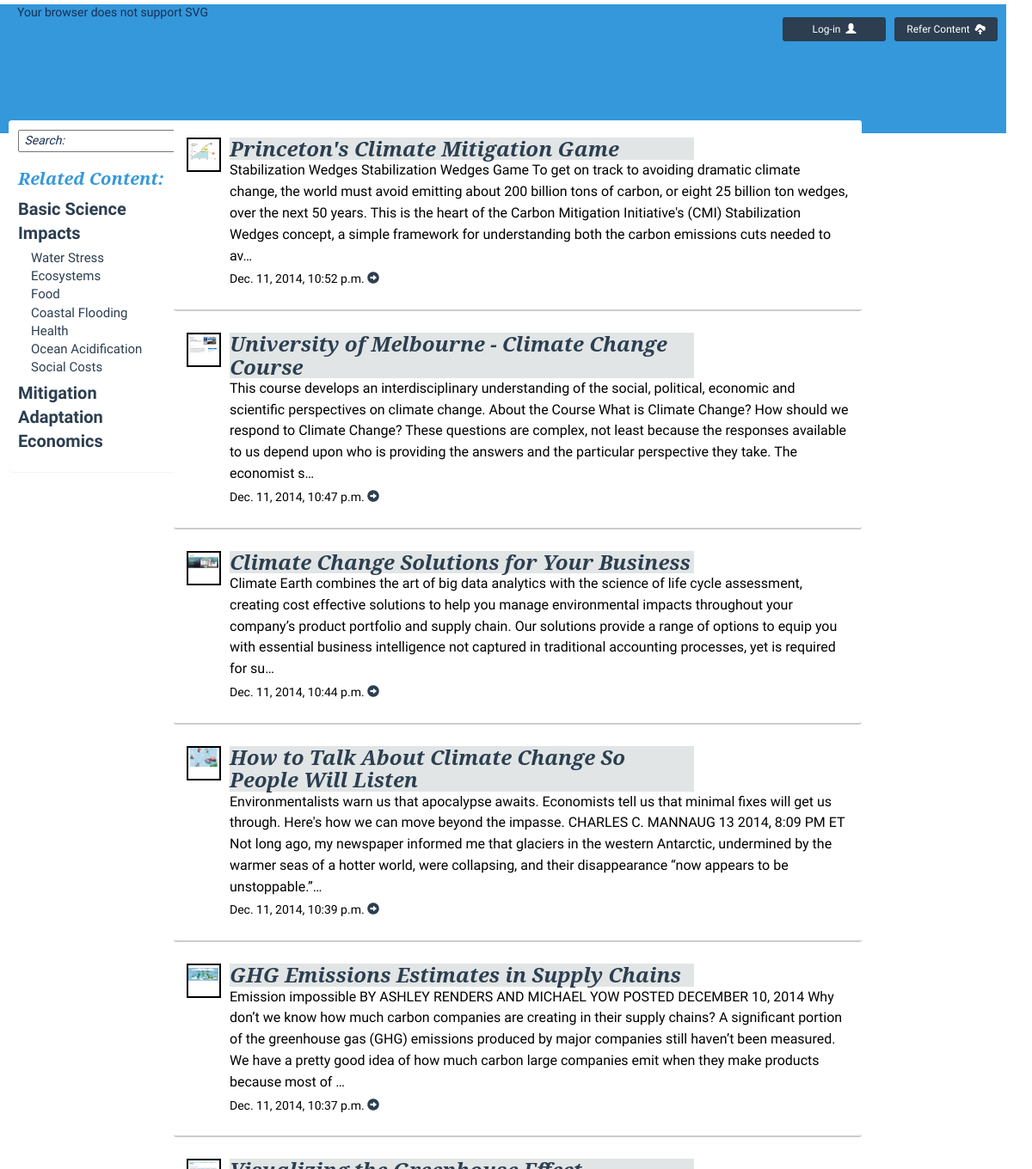
The page / on the database its author committed.
### tiles/models.py (models this page shows, shortened)
class ProfileImage(models.Model):
    image = StdImageField(upload_to='%Y/%m/%d', blank=True)
    date = models.DateTimeField(auto_now=True, blank=True, default=datetime.date.today())
    description = models.TextField(max_length=20000, blank=True)
    title = models.TextField(max_length=200, blank=True)
    weblink = models.TextField(max_length=200, blank=True)
    slug = models.SlugField()

### tiles/views.py (the view, shortened to what this page needs)
# urls.py: url(r'^$', ProfileImageIndexView.as_view(), name='home'),
class ProfileImageIndexView(generic.ListView, generic.FormView):
    model = ProfileImage
    template_name = 'tiles/profile_image_view.html'
    context_object_name = 'images'
    form_class = ProfileImageForm
    def get_queryset(self):
        return ProfileImage.objects.filter(date__lte=timezone.now()).order_by('-date')[:]

### tiles/forms.py
class ProfileImageForm(forms.Form):
	title = forms.CharField(
      widget = forms.TextInput(attrs = {'cols': 40, 'rows': 1, 'class' : 'titleclass'}), required=False, label="Tile:")
	text = forms.CharField(
      widget = forms.Textarea(attrs = {'cols': 40, 'rows': 10, 'class' : 'textclass'}), required=False, label="Description:")
	image = forms.FileField(label='Upload a cool picture.')
	weblink = forms.CharField(
      widget = forms.TextInput(attrs = {'cols': 40, 'rows': 1, 'class' : 'weblinkclass'}), required=False, label="Weblink:")

### NJM/templates/tiles/profile_image_view.html (shortened to what this page needs)
<!DOCTYPE html>
<html lang="en">
  <head>
    <link href="//netdna.bootstrapcdn.com/bootstrap/3.1.1/css/bootstrap.min.css" rel="stylesheet">
    {% load staticfiles %}
    <link rel="stylesheet" type="text/css" href="{% static 'tiles/style.css' %}" />
    <link href="//netdna.bootstrapcdn.com/bootstrap/3.1.1/css/bootstrap.min.css" rel="stylesheet">
 </head>
<body>
<div class="header">
<object type="image/svg+xml" data="media/Icons/icon.svg" id="icon">Your browser does not support SVG</object>
  <a class="upbar btn btn-default btn-sm"  onclick="togglemodal()">
              Refer Content &nbsp;<span class="glyphicon glyphicon-cloud-upload"></span></a>
              <a href="/login" class="upbar btn btn-default btn-sm" >
              Log-in &nbsp;<span class="glyphicon glyphicon-user"></span></a>
</div>
<div class="box container-fluid">
    <div class="row row-offcanvas row-offcanvas-right">
        <div class="column col-sm-2  sidebar-offcanvas sidebar" id="sideMenu">
            <div class="panel">
              <input type="text" class="" id="sbar" value=" Search:">
              <h2> Related Content:</h2>
                  <ul class="list-unstyled">
                      <li>Basic Science</li>
                      <li>Impacts</li>
                        <ul class="nested-unstyled">
                          <li>Water Stress</li>
                          <li>Ecosystems</li>
                          <li>Food</li>
                          <li>Coastal Flooding</li>
                          <li>Health</li>
                          <li>Ocean Acidification</li>
                          <li>Social Costs</li>
                        </ul>
                      <li>Mitigation</li>
                      <li>Adaptation</li>
                      <li>Economics</li>
                  </ul>
            </div>
        </div>
        <div class="column col-sm-8" id="main">
            {% if images %}
              {% for img in images %}
                <div class="entry">
                   <div class="thumbs"><img alt="" src="{{img.image.url}}" class="img-square"></div>
                    <div class="pin">
                      <div class="inline">
                          <h3><a href="/tiles/uploaded/{{img.slug}},{{img.id}}">{{img.title}}</a></h3>
                          <p class="article_text">{{img.description|truncatechars:400}} </p>
                          <p><span id="date">{{img.date}}</span> <a href="{{img.weblink}}"><span class="glyphicon glyphicon-circle-arrow-right"></span></a> </p>
                      </div>
                    </div>
                </div>
              {% endfor %}
            {% endif %}
        </div>
    </div>
</div>
  </body>
</html>

### tiles/static/tiles/style.css (style rules this page uses)
a { color: green; }

### NJM/templates/tiles/profile_image_view.html (style rules this page uses)
body { background-color: #FFF; font-family: 'Oxygen', sans-serif; font-weight: 300; line-height: 1.41; color: #192f53; height:10; }
h3 { margin-top: 0; }
p { padding-bottom: 5px; }
h2 { font-family: 'Noto Serif'; font-weight: 700; font-size:20px; font-style: italic; color:#3498DB; margin-bottom:0px; text-decoration: none; }
.btn-default { color:#FFF; border: 2px solid #ccc; transition: max-height 0.5s ease; -o-transition: max-height 0.5s ease; -ms-transition: max-height 0.5s ease; -moz-transition: max-height 0.5s ease; -webkit-transition: max-height 0.5s ease; display: inline-block; -webkit-column-break-inside: avoid; -moz-column-break-inside: avoid; column-break-inside: avoid; -webkit-transition: all .2s ease; -moz-transition: all .2s ease; -o-transition: all .2s ease; transition: all .2s ease; }
.pin { box-shadow: none; position: relative; transition: max-height 0.5s ease; -o-transition: max-height 0.5s ease; -ms-transition: max-height 0.5s ease; -moz-transition: max-height 0.5s ease; -webkit-transition: max-height 0.5s ease; margin: 0px 0px 10px 45px; -webkit-column-break-inside: avoid; -moz-column-break-inside: avoid; column-break-inside: avoid; padding: 5px 0px 5px 5px; -webkit-transition: all .2s ease; -moz-transition: all .2s ease; -o-transition: all .2s ease; transition: all .2s ease; background-color: #FFF; }
.pin p { font-weight: 300; color:#000; margin: 0; }
.pin h3 { width:75%; font-family:'Noto Serif'; font-style:italic; color:#2C3E50; background-color: #E1E5E5; font-weight:700; margin-bottom:0; }
a:link { color:#2C3E50; }
.upbar { background-color:#2C3E50; border:none; width:120px; float:right; margin-top:15px; margin-right:10px; z-index: 30; color: #fff; }
#date { font-weight: 400; font-style: bold; }
.list-unstyled { color:#2C3E50; margin-top:10px; margin-left:0px; font-weight: 600; font-size: 20px; float:left; -webkit-transition: margin 0.5s ease-out; -moz-transition: margin 0.5s ease-out; -o-transition: margin 0.5s ease-out; }
.nested-unstyled { list-style: none; color:#2C3E50; margin-top:5px; margin-left:-25px; margin-bottom: 5px; font-weight: 300; font-size: 15px; }
.thumbs { position:absolute; display:block; width:40px; height:40px; border:2px solid #000; float:left; margin-top:5px; margin-bottom:5px; }
.thumbs img { max-width: 35px; max-height: 35px; }
.entry { border: 0; width: 100%; background: #fff; box-shadow: none; border-radius: 3px; position: relative; max-height: 100000px; border-bottom: 2px solid #ccc; transition: max-height 0.5s ease; -o-transition: max-height 0.5s ease; -ms-transition: max-height 0.5s ease; -moz-transition: max-height 0.5s ease; -webkit-transition: max-height 0.5s ease; display: inline-block; margin: 0 2px 5px; -webkit-column-break-inside: avoid; -moz-column-break-inside: avoid; column-break-inside: avoid; padding: 15px; padding-bottom: 5px; -webkit-transition: all .2s ease; -moz-transition: all .2s ease; -o-transition: all .2s ease; transition: all .2s ease; }
.column { height: 100%; padding: 0; }
.sidebar { overflow: auto; }
.box { bottom: 0; left: 0; position: absolute; right: 0; top: 69px; overflow: hidden; }
.container-fluid { padding-right: 15px; padding-left: 15px; margin-right: auto; margin-left: auto; height: 100%; margin-top:100px; }
.column { height: 100%; padding:0; }
.box { bottom: 0; left: 0; position: absolute; right: 0; top: 40px; overflow: auto; }
.box > .row { height: 100%; }
.sidebar-offcanvas { padding: 10px; margin-top: -10px; }
.panel { padding: 10px; position: fixed; }
.panel input { width: 100%; }
.header { float: right; margin-right: 30px; margin-top: 5px; width:100%; height:150px; background-color:#3498DB; }
.header a { color: #fff; }
.article_text { line-height: 1.55; font-size: 16px; }
#icon { margin-left: 50px; margin-top:5px; height:125px; width:auto; }
#sbar { font-style: italic; }

### rows shown on the page
ProfileImage: image (picture), title "Princeton's Climate Mitigation Game", description "Stabilization Wedges Stabilization Wedges Game To get on track to avoiding dramatic climate change, the world must avoid emitting about 200 billion tons of carbon, or eight 25 billion ton wedges, over the next 50 years. This is the heart of the Carbon Mitigation Initiative's (CMI) Stabilization Wedges concept, a simple framework for understanding both the carbon emissions cuts needed to av…", date "Dec. 11, 2014, 10:52 p.m."
ProfileImage: image (picture), title "University of Melbourne - Climate Change Course", description "This course develops an interdisciplinary understanding of the social, political, economic and scientific perspectives on climate change. About the Course What is Climate Change? How should we respond to Climate Change? These questions are complex, not least because the responses available to us depend upon who is providing the answers and the particular perspective they take. The economist s…", date "Dec. 11, 2014, 10:47 p.m."
ProfileImage: image (picture), title "Climate Change Solutions for Your Business", description "Climate Earth combines the art of big data analytics with the science of life cycle assessment, creating cost effective solutions to help you manage environmental impacts throughout your company’s product portfolio and supply chain. Our solutions provide a range of options to equip you with essential business intelligence not captured in traditional accounting processes, yet is required for su…", date "Dec. 11, 2014, 10:44 p.m."
ProfileImage: image (picture), title "How to Talk About Climate Change So People Will Listen", description "Environmentalists warn us that apocalypse awaits. Economists tell us that minimal fixes will get us through. Here's how we can move beyond the impasse. CHARLES C. MANNAUG 13 2014, 8:09 PM ET Not long ago, my newspaper informed me that glaciers in the western Antarctic, undermined by the warmer seas of a hotter world, were collapsing, and their disappearance “now appears to be unstoppable.”…", date "Dec. 11, 2014, 10:39 p.m."
ProfileImage: image (picture), title "GHG Emissions Estimates in Supply Chains", description "Emission impossible BY ASHLEY RENDERS AND MICHAEL YOW POSTED DECEMBER 10, 2014 Why don’t we know how much carbon companies are creating in their supply chains? A significant portion of the greenhouse gas (GHG) emissions produced by major companies still haven’t been measured. We have a pretty good idea of how much carbon large companies emit when they make products because most of …", date "Dec. 11, 2014, 10:37 p.m."
ProfileImage: image (picture)
